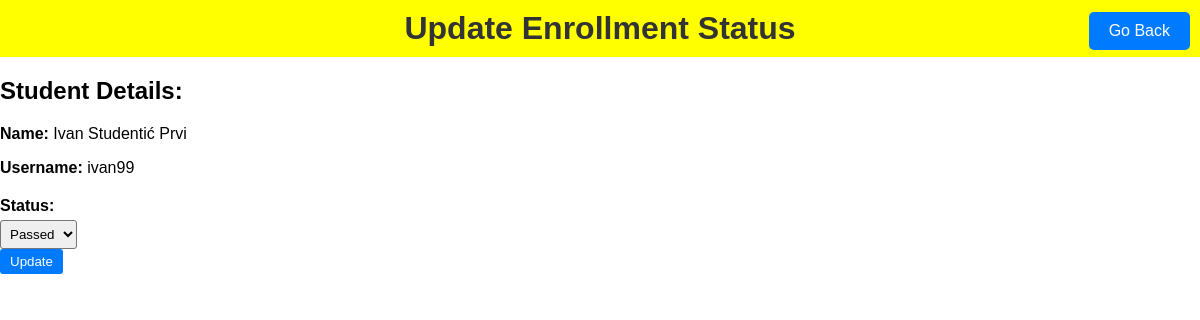
The app's page /update_enrollment_status/1/ with its own data.
### app1/models.py (models this page shows, shortened)
class Enrollment(models.Model):
    STATUS_CHOICES = (
        ('not_enrolled', 'Not enrolled'),
        ('enrolled', 'Enrolled'),
        ('passed', 'Passed'),
        ('failed', 'Failed'),
    )
    student = models.ForeignKey(User, on_delete=models.CASCADE)
    subject = models.ForeignKey(Predmeti, on_delete=models.CASCADE)
    status = models.CharField(max_length=50, choices=STATUS_CHOICES, default='not_enrolled')
    from django.core.exceptions import ValidationError

class User(AbstractUser):
    objects = UserManager()
    STATUS = (
        ('none', 'None'),
        ('izv', 'izvanredni student'),
        ('red', 'redovni student')
    )
    role = models.ForeignKey(Role, on_delete=models.CASCADE)
    status = models.CharField(max_length=50, choices=STATUS)

### app1/views.py (the view)
# urls.py: path('update_enrollment_status/<int:enrollment_id>/', update_enrollment_status, name='update_enrollment_status'),
def update_enrollment_status(request, enrollment_id):
    enrollment = get_object_or_404(Enrollment, id=enrollment_id)
    if request.method == 'POST':
        status = request.POST.get('status')
        enrollment.status = status
        enrollment.save()
        return redirect('professor_dashboard')
    return render(request, 'update_enrollment_status.html', {'enrollment': enrollment})

### app1/templates/update_enrollment_status.html (shortened to what this page needs)
<!DOCTYPE html>
<html>
<head>
</head>
<body>
    <header>
        <h1>Update Enrollment Status</h1>
        <a class="back-link" href="{% url 'enrolled_students_professor' subject_id=enrollment.subject.id %}">Go Back</a>
    </header>
    <div class="content">
        <h2>Student Details:</h2>
        <p><strong>Name:</strong> {{ enrollment.student.first_name }} {{ enrollment.student.last_name }}</p>
        <p><strong>Username:</strong> {{ enrollment.student.username }}</p>
        <form method="post">
            <label for="status">Status:</label>
            <select name="status" id="status">
                <option value="passed">Passed</option>
            </select>
            <br>
            <button type="submit">Update</button>
        </form>
    </div>
</body>
</html>

### app1/templates/update_enrollment_status.html (style rules this page uses)
body { font-family: Arial, sans-serif; margin: 0; padding: 0px; }
header { background-color: yellow; padding: 10px; margin: 0; text-align: center; }
h1 { color: #333; margin: 0; }
p { margin-bottom: 10px; }
form { margin-top: 20px; }
label { display: block; font-weight: bold; margin-bottom: 5px; }
select { padding: 5px; border-radius: 3px; }
button { display: inline-block; background-color: #007bff; color: #fff; padding: 5px 10px; border-radius: 3px; border: none; cursor: pointer; }
.back-link { display: inline-block; background-color: #007bff; color: #fff; padding: 10px 20px; border-radius: 5px; text-decoration: none; float: right; margin-top: -35px; }

### records on screen
Enrollment: student.first_name "Ivan", student.last_name "Studentić Prvi", student.username "ivan99"
